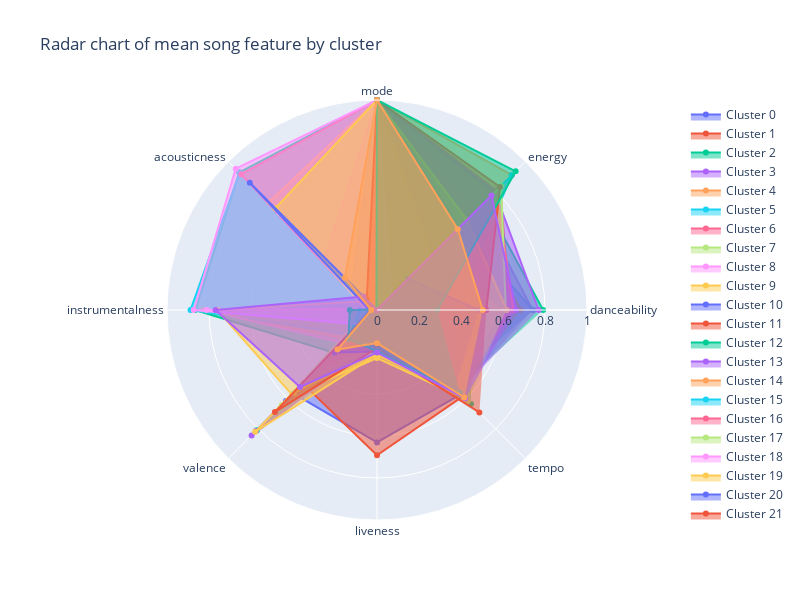

The notebook cell saved with this chart:
### Code cell
# State the label for each arm of the chart
categories = ["danceability", "energy", "mode", "acousticness",
 "instrumentalness", "valence", "liveness", "tempo"]

# Create an empty list to store the objects
trace_objects = []

# Iterate over the unique cluster numbers and add an object for each cluster to the list
for cluster in sorted(scaled_song_features_df['cluster'].unique()):
  cluster_song_means = go.Scatterpolar(
    r=[scaled_song_features_df.loc[scaled_song_features_df["cluster"] == cluster, 'danceability '].mean(),
      scaled_song_features_df.loc[scaled_song_features_df["cluster"] == cluster, 'energy   '].mean(),
      scaled_song_features_df.loc[scaled_song_features_df["cluster"] == cluster, 'mode '].mean(),
      scaled_song_features_df.loc[scaled_song_features_df["cluster"] == cluster, 'acousticness '].mean(),
      scaled_song_features_df.loc[scaled_song_features_df["cluster"] == cluster, 'instrumentalness '].mean(),
      scaled_song_features_df.loc[scaled_song_features_df["cluster"] == cluster, 'valence '].mean(),
      scaled_song_features_df.loc[scaled_song_features_df["cluster"] == cluster, 'liveness '].mean(),
      scaled_song_features_df.loc[scaled_song_features_df["cluster"] == cluster, 'tempo   '].mean()],
    theta=categories,
    fill='toself',
    name=f'Cluster {cluster}'
  )
  trace_objects.append(cluster_song_means)

# Add the objects to the figure
fig = go.Figure()
fig.add_traces(trace_objects)

# Add extras to the plot such as title
# You'll always need `polar=dict(radialaxis=dict(visible=True,range=[0, 1]))` when creating a radar plot
fig.update_layout(
  title_text = 'Radar chart of mean song feature by cluster',
  height = 600,
  width = 800,
  polar=dict(
    radialaxis=dict(
      visible=True,
      range=[0, 1]
    )),
  showlegend=True
)

# Show the initialised plot and the layers
fig.show()

### Figure 1 — Plotly figure (JSON) as saved in the notebook; plotly's stock layout.template omitted (floating-point values rounded to 4 significant figures)
{"data": [{"fill": "toself", "name": "Cluster 0", "r": [0.6039, 0.7804, 1, 0.1655, 0.008523, 0.5622, 0.6305, 0.5667], "theta": ["danceability", "energy", "mode", "acousticness", "instrumentalness", "valence", "liveness", "tempo"], "type": "scatterpolar"}, {"fill": "toself", "name": "Cluster 1", "r": [0.6313, 0.8293, 0, 0.1137, 0.02176, 0.4973, 0.6917, 0.5803], "theta": ["danceability", "energy", "mode", "acousticness", "instrumentalness", "valence", "liveness", "tempo"], "type": "scatterpolar"}, {"fill": "toself", "name": "Cluster 2", "r": [0.4451, 0.1887, 1, 0.9269, 0.865, 0.288, 0.1574, 0.6326], "theta": ["danceability", "energy", "mode", "acousticness", "instrumentalness", "valence", "liveness", "tempo"], "type": "scatterpolar"}, {"fill": "toself", "name": "Cluster 3", "r": [0.7416, 0.6869, 1, 0.3523, 0.0133, 0.8444, 0.1505, 0.5482], "theta": ["danceability", "energy", "mode", "acousticness", "instrumentalness", "valence", "liveness", "tempo"], "type": "scatterpolar"}, {"fill": "toself", "name": "Cluster 4", "r": [0.253, 0.9086, 1, 0.006253, 0.8272, 0.1981, 0.2005, 0.5646], "theta": ["danceability", "energy", "mode", "acousticness", "instrumentalness", "valence", "liveness", "tempo"], "type": "scatterpolar"}, {"fill": "toself", "name": "Cluster 5", "r": [0.3368, 0.1383, 0, 0.925, 0.8881, 0.1666, 0.1331, 0.4781], "theta": ["danceability", "energy", "mode", "acousticness", "instrumentalness", "valence", "liveness", "tempo"], "type": "scatterpolar"}, {"fill": "toself", "name": "Cluster 6", "r": [0.3669, 0.1704, 1, 0.9143, 0.04744, 0.2014, 0.1806, 0.4949], "theta": ["danceability", "energy", "mode", "acousticness", "instrumentalness", "valence", "liveness", "tempo"], "type": "scatterpolar"}, {"fill": "toself", "name": "Cluster 7", "r": [0.6533, 0.491, 0, 0.6527, 0.04965, 0.6412, 0.1648, 0.5576], "theta": ["danceability", "energy", "mode", "acousticness", "instrumentalness", "valence", "liveness", "tempo"], "type": "scatterpolar"}, {"fill": "toself", "name": "Cluster 8", "r": [0.271, 0.9081, 0, 0.006378, 0.8113, 0.2231, 0.1995, 0.5695], "theta": ["danceability", "energy", "mode", "acousticness", "instrumentalness", "valence", "liveness", "tempo"], "type": "scatterpolar"}, {"fill": "toself", "name": "Cluster 9", "r": [0.5209, 0.8275, 1, 0.06131, 0.7606, 0.5716, 0.2287, 0.6025], "theta": ["danceability", "energy", "mode", "acousticness", "instrumentalness", "valence", "liveness", "tempo"], "type": "scatterpolar"}, {"fill": "toself", "name": "Cluster 10", "r": [0.7439, 0.5587, 1, 0.1668, 0.01112, 0.6131, 0.1393, 0.4929], "theta": ["danceability", "energy", "mode", "acousticness", "instrumentalness", "valence", "liveness", "tempo"], "type": "scatterpolar"}, {"fill": "toself", "name": "Cluster 11", "r": [0.6841, 0.6275, 0, 0.1306, 0.006797, 0.354, 0.1529, 0.5531], "theta": ["danceability", "energy", "mode", "acousticness", "instrumentalness", "valence", "liveness", "tempo"], "type": "scatterpolar"}, {"fill": "toself", "name": "Cluster 12", "r": [0.7909, 0.727, 0, 0.1527, 0.009124, 0.8091, 0.1423, 0.5324], "theta": ["danceability", "energy", "mode", "acousticness", "instrumentalness", "valence", "liveness", "tempo"], "type": "scatterpolar"}, {"fill": "toself", "name": "Cluster 13", "r": [0.7699, 0.7937, 1, 0.07092, 0.01175, 0.8148, 0.1552, 0.5495], "theta": ["danceability", "energy", "mode", "acousticness", "instrumentalness", "valence", "liveness", "tempo"], "type": "scatterpolar"}, {"fill": "toself", "name": "Cluster 14", "r": [0.5918, 0.3639, 1, 0.7266, 0.0351, 0.4894, 0.165, 0.5412], "theta": ["danceability", "energy", "mode", "acousticness", "instrumentalness", "valence", "liveness", "tempo"], "type": "scatterpolar"}, {"fill": "toself", "name": "Cluster 15", "r": [0.3678, 0.9067, 0, 0.0185, 0.08241, 0.1923, 0.188, 0.5808], "theta": ["danceability", "energy", "mode", "acousticness", "instrumentalness", "valence", "liveness", "tempo"], "type": "scatterpolar"}, {"fill": "toself", "name": "Cluster 16", "r": [0.6498, 0.8045, 1, 0.06534, 0.02411, 0.3769, 0.1687, 0.5578], "theta": ["danceability", "energy", "mode", "acousticness", "instrumentalness", "valence", "liveness", "tempo"], "type": "scatterpolar"}, {"fill": "toself", "name": "Cluster 17", "r": [0.6133, 0.8359, 0, 0.05713, 0.02395, 0.5584, 0.1915, 0.6126], "theta": ["danceability", "energy", "mode", "acousticness", "instrumentalness", "valence", "liveness", "tempo"], "type": "scatterpolar"}, {"fill": "toself", "name": "Cluster 18", "r": [0.253, 0.0963, 1, 0.9515, 0.8729, 0.0982, 0.1216, 0.4041], "theta": ["danceability", "energy", "mode", "acousticness", "instrumentalness", "valence", "liveness", "tempo"], "type": "scatterpolar"}, {"fill": "toself", "name": "Cluster 19", "r": [0.6179, 0.606, 1, 0.6846, 0.02549, 0.8205, 0.2117, 0.5846], "theta": ["danceability", "energy", "mode", "acousticness", "instrumentalness", "valence", "liveness", "tempo"], "type": "scatterpolar"}, {"fill": "toself", "name": "Cluster 20", "r": [0.4844, 0.2094, 0, 0.8564, 0.03614, 0.286, 0.1976, 0.5263], "theta": ["danceability", "energy", "mode", "acousticness", "instrumentalness", "valence", "liveness", "tempo"], "type": "scatterpolar"}, {"fill": "toself", "name": "Cluster 21", "r": [0.5206, 0.8285, 1, 0.06946, 0.02702, 0.6875, 0.1807, 0.6895], "theta": ["danceability", "energy", "mode", "acousticness", "instrumentalness", "valence", "liveness", "tempo"], "type": "scatterpolar"}, {"fill": "toself", "name": "Cluster 22", "r": [0.2873, 0.9336, 1, 0.003504, 0.1295, 0.1931, 0.1974, 0.5576], "theta": ["danceability", "energy", "mode", "acousticness", "instrumentalness", "valence", "liveness", "tempo"], "type": "scatterpolar"}, {"fill": "toself", "name": "Cluster 23", "r": [0.662, 0.7707, 0, 0.09123, 0.7687, 0.5186, 0.2028, 0.5943], "theta": ["danceability", "energy", "mode", "acousticness", "instrumentalness", "valence", "liveness", "tempo"], "type": "scatterpolar"}, {"fill": "toself", "name": "Cluster 24", "r": [0.5035, 0.5441, 1, 0.2164, 0.02696, 0.2663, 0.1578, 0.5888], "theta": ["danceability", "energy", "mode", "acousticness", "instrumentalness", "valence", "liveness", "tempo"], "type": "scatterpolar"}], "layout": {"height": 600, "polar": {"radialaxis": {"range": [0, 1], "visible": true}}, "showlegend": true, "title": {"text": "Radar chart of mean song feature by cluster"}, "width": 800}}
